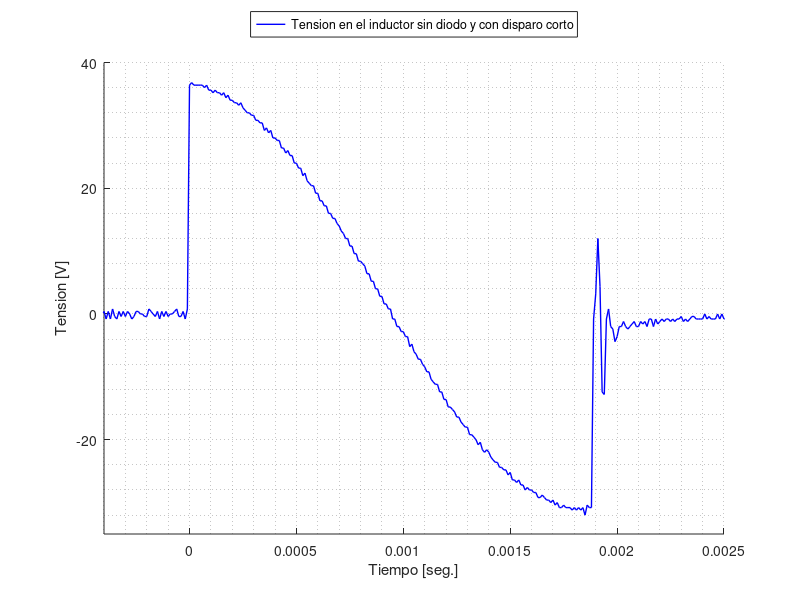
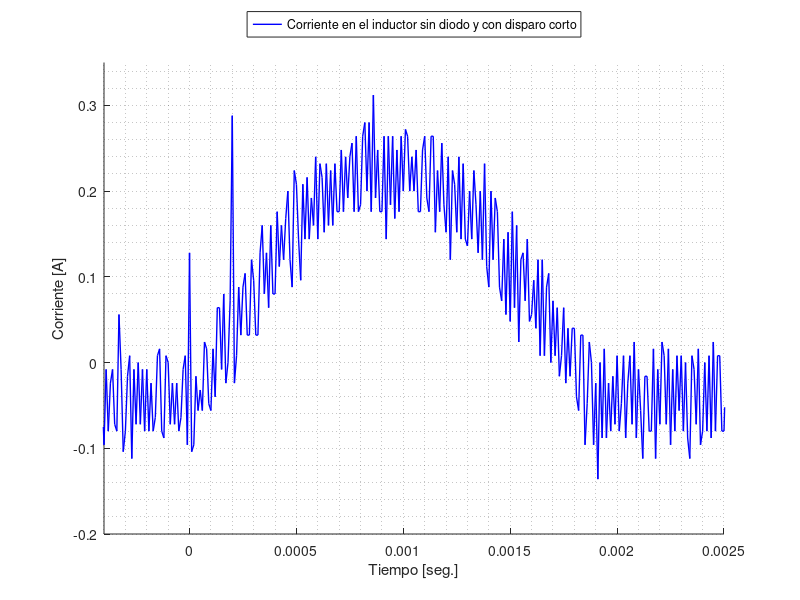
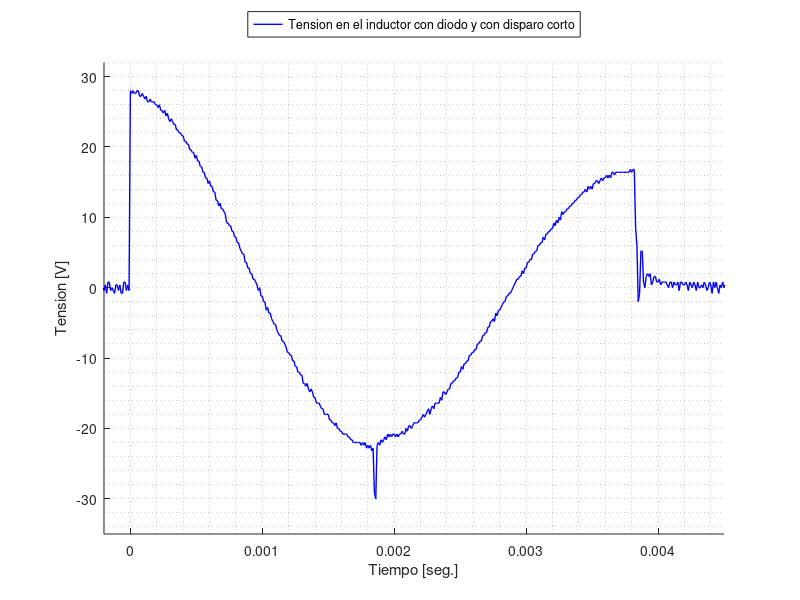
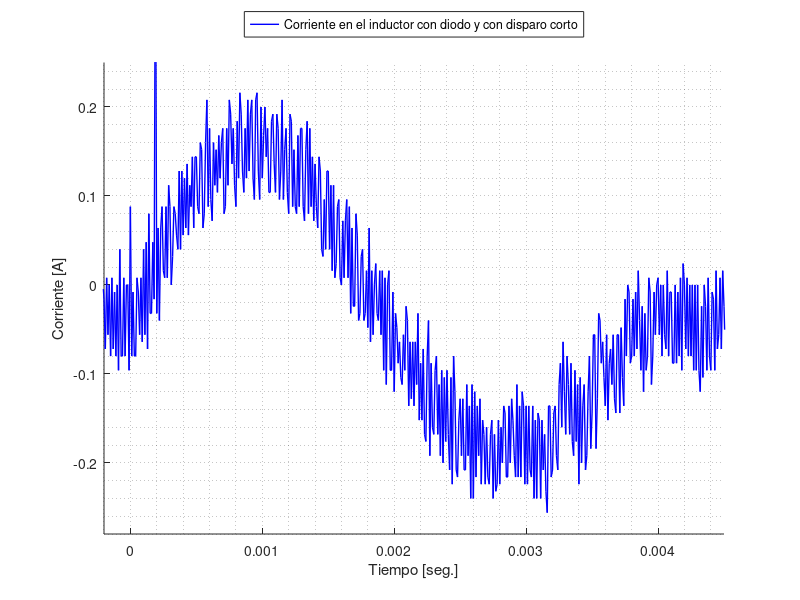

Write the MATLAB code that produced these figures, in order.
close all;
clear all;

R = 0.1;

# ---------------- SIN DIODO Y CON DISPARO CORTO ----------------------

medicion=dlmread('mediciones/sin_diodo_disparo_corto.csv',',',2,0); # tiempo , inductor, resistencia (seg, V,V)
tiempo = medicion(:,1);
V_L = medicion(:,2);
V_R = medicion(:,3);
I = V_R / R;

figure
hold on
plot(tiempo, V_L, 'b-', 'Linewidth',1)
xlabel('Tiempo [seg.]')
ylabel('Tension [V]')
axis([-0.0004 0.0025 -35 40])
grid minor
legend('Tension en el inductor sin diodo y con disparo corto','Location','Northoutside')

print('V_L_sin_diodo_disparo_corto.png','-dpng');


figure
hold on
plot(tiempo, I, 'b-', 'Linewidth',1)
xlabel('Tiempo [seg.]')
ylabel('Corriente [A]')
axis([-0.0004 0.0025 -0.2 0.35])
grid minor
legend('Corriente en el inductor sin diodo y con disparo corto','Location','Northoutside')

print('V_L_sin_diodo_disparo_corto.png','-dpng');



# ---------------- CON DIODO Y CON DISPARO CORTO ----------------------

medicion=dlmread('mediciones/con_diodo_disparo_corto.csv',',',2,0); # tiempo , inductor, resistencia (seg, V,V)

tiempo = medicion(:,1);
V_L = medicion(:,2);
V_R = medicion(:,3);
I = V_R / R;

figure
hold on
plot(tiempo, V_L, 'b-', 'Linewidth',1)
xlabel('Tiempo [seg.]')
ylabel('Tension [V]')
axis([-0.0002 0.0045 -35 32])
grid minor
legend('Tension en el inductor con diodo y con disparo corto','Location','Northoutside')

print('V_L_con_diodo_disparo_corto.png','-dpng');


figure
hold on
plot(tiempo, I, 'b-', 'Linewidth',1)
xlabel('Tiempo [seg.]')
ylabel('Corriente [A]')
axis([-0.0002 0.0045 -0.28 0.25])
grid minor
legend('Corriente en el inductor con diodo y con disparo corto','Location','Northoutside')

print('V_L_con_diodo_disparo_corto.png','-dpng');

# ---------------- CON DIODO Y CON DISPARO LARGO ----------------------

medicion=dlmread('mediciones/con_diodo_disparo_largo.csv',',',2,0); # tiempo , inductor, resistencia (seg, V,V)

tiempo = medicion(:,1);
V_L = medicion(:,2);
V_R = medicion(:,3);
I = V_R / R;

figure
hold on
plot(tiempo, V_L, 'b-', 'Linewidth',1)
xlabel('Tiempo [seg.]')
ylabel('Tension [V]')
axis([-0.0004 0.022 -26 32])
grid minor
legend('Tension en el inductor con diodo y con disparo largo','Location','Northoutside')

print('V_L_con_diodo_disparo_largo.png','-dpng');


figure
hold on
plot(tiempo, I, 'b-', 'Linewidth',1)
xlabel('Tiempo [seg.]')
ylabel('Corriente [A]')
axis([-0.0004 0.022 -0.27 0.24])
grid minor
legend('Corriente en el inductor con diodo y con disparo largo','Location','Northoutside')

print('V_L_con_diodo_disparo_largo.png','-dpng');
